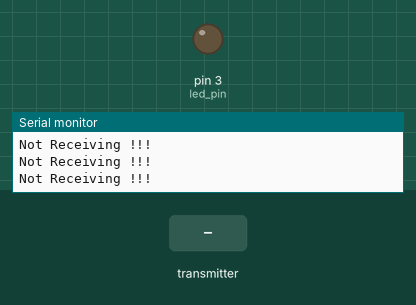
Simulated run of this sketch. Board: Arduino Uno, built with avr-gcc and run on an emulated ATmega328P. Shown: output pins drawn as LEDs (lit = HIGH), the last lines printed to the serial monitor. The test bench sets the inputs (shaded band). No radio packets arrive unless stated.

Above: at 1.2 s.
1.3 s: the transmitter starts sending rx_data = 1023
At 2.5 s:
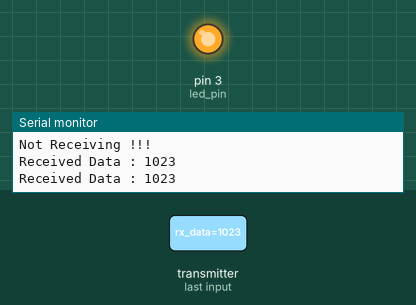
2.8 s: the transmitter starts sending rx_data = 0
At 4.1 s:
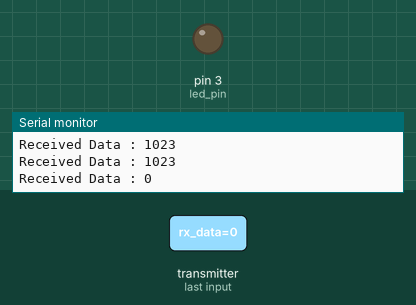
Timing chart, 0 to 5.8 s (numbered marks = the images above; inputs shaded):
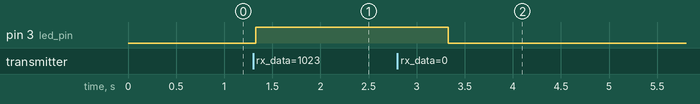

The sketch:

recievercode.ino
```cpp
#include <SPI.h>             /* to handle the communication interface with the modem*/
#include <nRF24L01.h>        /* to handle this particular modem driver*/
#include <RF24.h>            /* the library which helps us to control the radio modem*/
#define led_pin 3            /* Connect LED anode to D3 (PWM pin) */

RF24 radio(7,8);             /* Creating instance 'radio'  ( CE , CSN )   CE -> D7 | CSN -> D8 */
const byte Address[6] = "00009"; /* Address from which data to be received */

void setup() {
// put your setup code here, to run once:
Serial.begin(9600);            /*Setting baudrate of Serial Port to 9600*/
radio.begin();                   /* Activate the modem*/
radio.openReadingPipe(1, Address); /* Sets the address of receiver from which program will receive the data*/
}

void loop() {
// put your main code here, to run repeatedly:
radio.startListening();          /*Setting modem in Receiver mode*/
if (radio.available())
{
while (radio.available())              /* Loop until receiving valid data*/
{
int rx_data = 0 ;                    /* Variable to store received data */
radio.read(&rx_data, sizeof(rx_data));/* Read the received data and store in ' rx_data ' */
Serial.print("Received Data : ");
Serial.println(rx_data);           /* Print received value on Serial Monitor */
analogWrite(led_pin , rx_data);/* Write received value to PWM pin 3 to which LED is connected */
}
delay(1000);
}

else
{
Serial.println("Not Receiving !!!"); /* If not receiving valid data print " Not Receiving !!! " on Serial Monitor  */
}
  ///// END OF LOOP //////
}
```

Measured:
- after the input at 1.3 s, pin 3 (led_pin): LOW → HIGH at once
- after the input at 2.8 s, pin 3 (led_pin): HIGH → LOW after 0.53 s
